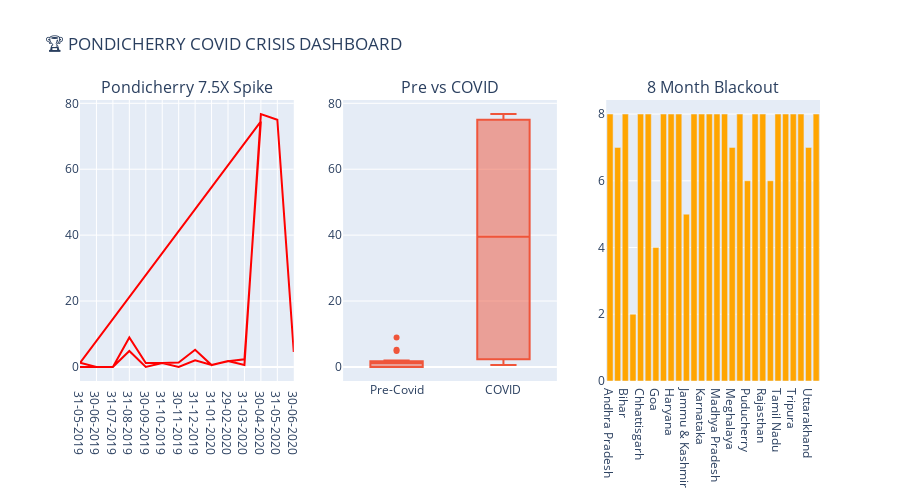

Notebook cell for this chart:
### Code cell
from plotly.subplots import make_subplots
import plotly.graph_objects as go

fig = make_subplots(rows=1, cols=3,
                    subplot_titles=('Pondicherry 7.5X Spike', 'Pre vs COVID', '8 Month Blackout'))

# CHART 1: Pondicherry Line
fig.add_trace(go.Scatter(x=df_top[df_top['Region']=='Puducherry']['Date'],
                        y=df_top[df_top['Region']=='Puducherry']['Estimated Unemployment Rate (%)'],
                        name='Puducherry', line=dict(color='red')), row=1, col=1)

# CHART 2: Pondicherry Box
fig.add_trace(go.Box(y=df_top[df_top['Region']=='Puducherry']['Estimated Unemployment Rate (%)'],
                    x=df_top[df_top['Region']=='Puducherry']['COVID_Period'],
                    name='Puducherry'), row=1, col=2)

# CHART 3: 8 Month Bars
fig.add_trace(go.Bar(x=covid_months.index, y=covid_months['COVID'], 
                     name='Months', marker_color='orange'), row=1, col=3)

fig.update_layout(height=500, showlegend=False, 
                  title_text="🏆 PONDICHERRY COVID CRISIS DASHBOARD")
fig.show()

# SEPARATE METRICS
print("\n📊 KEY METRICS:")
print("• Pondicherry Spike: 7.5X")
print("• National Increase: 87%") 
print("• Job-Months Lost: 2.24B")

### Figure 1 — Plotly figure (JSON) as saved in the notebook; plotly's stock layout.template omitted (floating-point values rounded to 4 significant figures)
{"data": [{"line": {"color": "red"}, "name": "Puducherry", "type": "scatter", "x": [" 31-05-2019", " 30-06-2019", " 31-07-2019", " 31-08-2019", " 30-09-2019", " 31-10-2019", " 30-11-2019", " 31-12-2019", " 31-01-2020", " 29-02-2020", " 31-03-2020", " 30-04-2020", " 31-05-2019", " 30-06-2019", " 31-07-2019", " 31-08-2019", " 30-09-2019", " 31-10-2019", " 30-11-2019", " 31-12-2019", " 31-01-2020", " 29-02-2020", " 31-03-2020", " 30-04-2020", " 31-05-2020", " 30-06-2020"], "xaxis": "x", "y": [0.0, 0.0, 0.0, 4.85, 0.0, 1.18, 0.0, 1.99, 0.58, 1.74, 2.31, 74.51, 1.25, 0.0, 0.0, 8.95, 1.22, 1.17, 1.37, 5.21, 0.57, 1.78, 0.62, 76.74, 75.0, 4.55], "yaxis": "y"}, {"name": "Puducherry", "type": "box", "x": ["Pre-Covid", "Pre-Covid", "Pre-Covid", "Pre-Covid", "Pre-Covid", "Pre-Covid", "Pre-Covid", "Pre-Covid", "Pre-Covid", "Pre-Covid", "COVID", "COVID", "Pre-Covid", "Pre-Covid", "Pre-Covid", "Pre-Covid", "Pre-Covid", "Pre-Covid", "Pre-Covid", "Pre-Covid", "Pre-Covid", "Pre-Covid", "COVID", "COVID", "COVID", "COVID"], "xaxis": "x2", "y": [0.0, 0.0, 0.0, 4.85, 0.0, 1.18, 0.0, 1.99, 0.58, 1.74, 2.31, 74.51, 1.25, 0.0, 0.0, 8.95, 1.22, 1.17, 1.37, 5.21, 0.57, 1.78, 0.62, 76.74, 75.0, 4.55], "yaxis": "y2"}, {"marker": {"color": "orange"}, "name": "Months", "type": "bar", "x": ["Andhra Pradesh", "Assam", "Bihar", "Chandigarh", "Chhattisgarh", "Delhi", "Goa", "Gujarat", "Haryana", "Himachal Pradesh", "Jammu & Kashmir", "Jharkhand", "Karnataka", "Kerala", "Madhya Pradesh", "Maharashtra", "Meghalaya", "Odisha", "Puducherry", "Punjab", "Rajasthan", "Sikkim", "Tamil Nadu", "Telangana", "Tripura", "Uttar Pradesh", "Uttarakhand", "West Bengal"], "xaxis": "x3", "y": [8, 7, 8, 2, 8, 8, 4, 8, 8, 8, 5, 8, 8, 8, 8, 8, 7, 8, 6, 8, 8, 6, 8, 8, 8, 8, 7, 8], "yaxis": "y3"}], "layout": {"annotations": [{"font": {"size": 16}, "showarrow": false, "text": "Pondicherry 7.5X Spike", "x": 0.1444, "xanchor": "center", "xref": "paper", "y": 1, "yanchor": "bottom", "yref": "paper"}, {"font": {"size": 16}, "showarrow": false, "text": "Pre vs COVID", "x": 0.5, "xanchor": "center", "xref": "paper", "y": 1, "yanchor": "bottom", "yref": "paper"}, {"font": {"size": 16}, "showarrow": false, "text": "8 Month Blackout", "x": 0.8556, "xanchor": "center", "xref": "paper", "y": 1, "yanchor": "bottom", "yref": "paper"}], "height": 500, "showlegend": false, "title": {"text": "🏆 PONDICHERRY COVID CRISIS DASHBOARD"}, "xaxis": {"anchor": "y", "domain": [0, 0.2889]}, "xaxis2": {"anchor": "y2", "domain": [0.3556, 0.6444]}, "xaxis3": {"anchor": "y3", "domain": [0.7111, 1]}, "yaxis": {"anchor": "x", "domain": [0, 1]}, "yaxis2": {"anchor": "x2", "domain": [0, 1]}, "yaxis3": {"anchor": "x3", "domain": [0, 1]}}}
